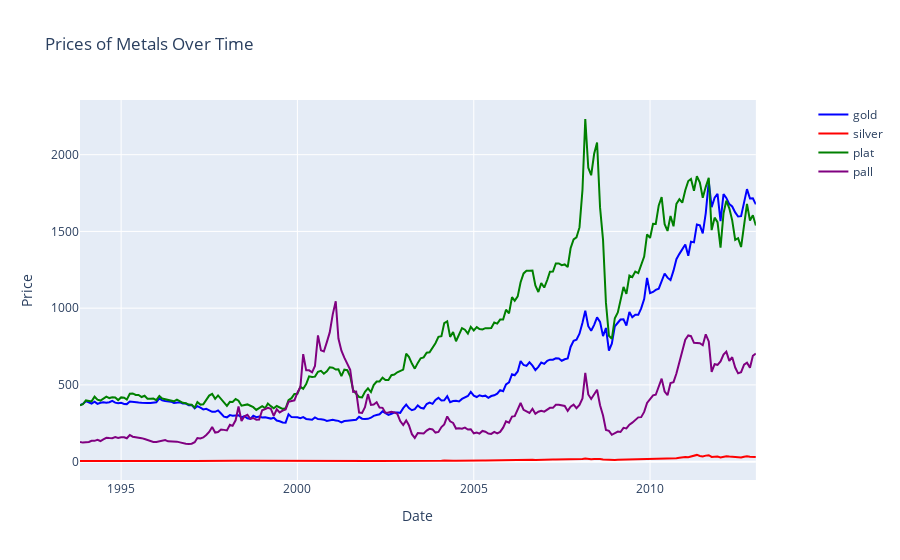

Notebook source saved alongside this figure:
### Code cell
fig = make_subplots(specs=[[{"secondary_y": True}]])
for trace in traces:
    fig.add_trace(trace, secondary_y=False)
# Update layout for the chart

fig.update_layout(
    title='Prices of Metals Over Time',
    xaxis=dict(title='Date'),  # You might want to label this as 'Date' for monthly data
    yaxis=dict(title='Price')
)

### Figure 1 — Plotly figure (JSON) as saved in the notebook; plotly's stock layout.template omitted (floating-point values rounded to 4 significant figures; data arrays with more than 128 entries replaced by an {"elided": "..."} marker saying what was removed)
{"data": [{"line": {"color": "blue"}, "mode": "lines", "name": "gold", "type": "scatter", "x": {"elided": "231 str values"}, "xaxis": "x", "y": {"elided": "231 float values"}, "yaxis": "y"}, {"line": {"color": "red"}, "mode": "lines", "name": "silver", "type": "scatter", "x": {"elided": "231 str values"}, "xaxis": "x", "y": {"elided": "231 float values"}, "yaxis": "y"}, {"line": {"color": "green"}, "mode": "lines", "name": "plat", "type": "scatter", "x": {"elided": "231 str values"}, "xaxis": "x", "y": {"elided": "231 float values"}, "yaxis": "y"}, {"line": {"color": "purple"}, "mode": "lines", "name": "pall", "type": "scatter", "x": {"elided": "231 str values"}, "xaxis": "x", "y": {"elided": "231 float values"}, "yaxis": "y"}], "layout": {"title": {"text": "Prices of Metals Over Time"}, "xaxis": {"anchor": "y", "domain": [0, 0.94], "title": {"text": "Date"}}, "yaxis": {"anchor": "x", "domain": [0, 1], "title": {"text": "Price"}}, "yaxis2": {"anchor": "x", "overlaying": "y", "side": "right"}}}
